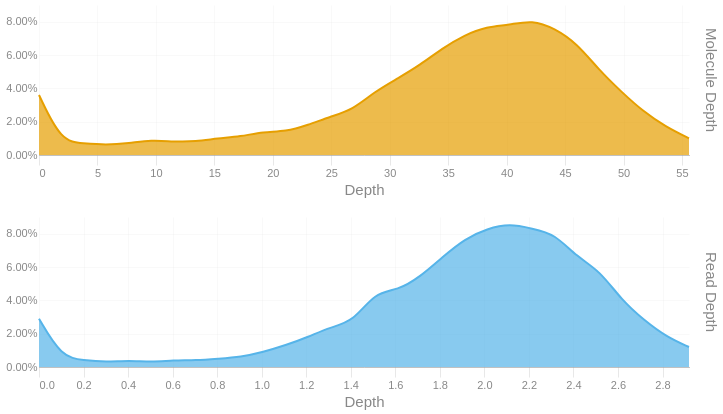

Notebook code cell kept with this figure:
### Code cell
readdep = depth_hist(tb['Read Depth'], q99, 3)
readdep = readdep.with_columns(pl.lit('Read Depth').alias('Metric'))
if not SKIPLR:
    moldep = depth_hist(tb['Molecule Depth'], mol_q99, 1)
    moldep = moldep.with_columns(pl.lit('Molecule Depth').alias('Metric'))
    _hist = pl.concat([readdep, moldep])
    _hist = _hist.filter(pl.col('Proportion') != 0)
    with SafeRender(_hist):
        (
            alt.Chart(_hist)        
            .mark_area(interpolate = "basis")
            .encode(
                x=alt.X('Bin:Q').scale(domainMin=0).axis(alt.Axis(title='Depth')),
                y = alt.Y('Proportion:Q', title = None).axis(format = '.2%'),
                color = alt.Color('Metric:N').legend(None),
                row = alt.Row("Metric:N").header(title = None, labelOrient = 'right'),
                tooltip = [
                    alt.Tooltip("Metric:N", title = "Metric"),
                    alt.Tooltip('Interval:N', title = "Depth Interval"),
                    alt.Tooltip('Proportion:Q', title = "% Alignments").format('.2%')
                ]
            )
            .resolve_scale(x='independent', y='independent')
            .properties(
                height = 150, width = 650,
                usermeta={'embedOptions': {'downloadFileName': f'{samplename}.depth.hist'}}
            )
        ).display()
else:
    readdep = readdep.filter(pl.col('Proportion') != 0)
    with SafeRender(readdep):
        (
            alt.Chart(readdep)        
            .mark_area(interpolate = "basis")
            .encode(
                x=alt.X('Bin:Q').scale(domainMin=0).axis(alt.Axis(title='Depth')),
                y = alt.Y('Proportion:Q', title = None).axis(format = '.2%'),
                tooltip = [
                    alt.Tooltip('Interval:N', title = "Depth Interval"),
                    alt.Tooltip('Proportion:Q', title = "% Alignments").format('.2%')
                ]
            )
            .properties(
                usermeta={'embedOptions': {'downloadFileName': f'{samplename}.depth.hist'}}
            )
        ).display()

### Figure 1 — Vega-Lite specification as saved in the notebook (floating-point values rounded to 4 significant figures)
{"width": 650, "height": 150, "config": {"title": {"anchor": "start", "dy": -15, "fontSize": 18, "color": "#888888", "subtitleColor": "#888888", "subtitleFontSize": 14}, "arc": {"fill": "#0072B2"}, "axis": {"domainColor": "#888888", "domainWidth": 0.5, "gridWidth": 0.2, "grid": false, "titleFontWeight": 400, "titleFontSize": 15, "labelFontSize": 11, "labelColor": "#888888", "tickColor": "#888888", "tickWidth": 0.2, "titleColor": "#888888"}, "axisBand": {"grid": false}, "axisX": {"grid": true, "tickSize": 10, "domainCap": "round"}, "axisY": {"domain": false, "grid": true, "tickSize": 0, "domainCap": "round"}, "background": "transparent", "header": {"labelFontSize": 15, "labelColor": "#888888", "titleFontSize": 15, "titleFontWeight": 600, "titleColor": "#888888"}, "legend": {"labelFont": "sans-serif", "labelFontSize": 12, "labelColor": "#888888", "symbolSize": 100, "symbolType": "circle", "titleFontSize": 12, "titlePadding": 10, "titleColor": "#888888", "title": null}, "range": {"category": ["#E69F00", "#56B4E9", "#009E73", "#F0E442", "#0072B2", "#D55E00", "#CC79A7", "#000000"], "diverging": ["#cfe8f3", "#a2d4ec", "#73bfe2", "#46abdb", "#1696d2", "#12719e"]}, "area": {"fill": "#0072B2", "fillOpacity": 0.7, "line": true, "strokeOpacity": 0.7}, "line": {"color": "#0072B2", "stroke": "#0072B2", "strokeWidth": 2}, "trail": {"color": "#0072B2", "stroke": "#0072B2", "strokeWidth": 0, "size": 1}, "point": {"filled": true, "fillOpacity": 1.0, "size": 95}, "text": {"color": "#888888", "fontSize": 11, "align": "right", "fontWeight": 400, "size": 11}, "bar": {"fill": "#0072B2", "stroke": null}, "view": {"stroke": null, "continuousWidth": 660, "continuousHeight": 400}}, "data": {"name": "data-f15b88506da9f5857690915285372c26"}, "mark": {"type": "area", "interpolate": "basis"}, "encoding": {"color": {"field": "Metric", "legend": null, "type": "nominal"}, "row": {"field": "Metric", "header": {"title": null, "labelOrient": "right"}, "type": "nominal"}, "tooltip": [{"field": "Metric", "title": "Metric", "type": "nominal"}, {"field": "Interval", "title": "Depth Interval", "type": "nominal"}, {"field": "Proportion", "format": ".2%", "title": "% Alignments", "type": "quantitative"}], "x": {"axis": {"title": "Depth"}, "field": "Bin", "scale": {"domainMin": 0}, "type": "quantitative"}, "y": {"axis": {"format": ".2%"}, "field": "Proportion", "title": null, "type": "quantitative"}}, "resolve": {"scale": {"x": "independent", "y": "independent"}}, "usermeta": {"embedOptions": {"downloadFileName": "S3_Annapolis_283.depth.hist"}}, "$schema": "https://vega.github.io/schema/vega-lite/v6.1.0.json", "datasets": {"data-f15b88506da9f5857690915285372c26": [{"Bin": 0.0, "Interval": "0.0-0.101", "Proportion": 0.029, "Metric": "Read Depth"}, {"Bin": 0.101, "Interval": "0.101-0.201", "Proportion": 0.006, "Metric": "Read Depth"}, {"Bin": 0.201, "Interval": "0.201-0.302", "Proportion": 0.004, "Metric": "Read Depth"}, {"Bin": 0.302, "Interval": "0.302-0.403", "Proportion": 0.003, "Metric": "Read Depth"}, {"Bin": 0.403, "Interval": "0.403-0.503", "Proportion": 0.004, "Metric": "Read Depth"}, {"Bin": 0.503, "Interval": "0.503-0.604", "Proportion": 0.003, "Metric": "Read Depth"}, {"Bin": 0.604, "Interval": "0.604-0.705", "Proportion": 0.004, "Metric": "Read Depth"}, {"Bin": 0.705, "Interval": "0.705-0.805", "Proportion": 0.004, "Metric": "Read Depth"}, {"Bin": 0.805, "Interval": "0.805-0.906", "Proportion": 0.005, "Metric": "Read Depth"}, {"Bin": 0.906, "Interval": "0.906-1.007", "Proportion": 0.006, "Metric": "Read Depth"}, {"Bin": 1.007, "Interval": "1.007-1.107", "Proportion": 0.009, "Metric": "Read Depth"}, {"Bin": 1.107, "Interval": "1.107-1.208", "Proportion": 0.013, "Metric": "Read Depth"}, {"Bin": 1.208, "Interval": "1.208-1.309", "Proportion": 0.018, "Metric": "Read Depth"}, {"Bin": 1.309, "Interval": "1.309-1.409", "Proportion": 0.024, "Metric": "Read Depth"}, {"Bin": 1.409, "Interval": "1.409-1.51", "Proportion": 0.027, "Metric": "Read Depth"}, {"Bin": 1.51, "Interval": "1.51-1.611", "Proportion": 0.045, "Metric": "Read Depth"}, {"Bin": 1.611, "Interval": "1.611-1.711", "Proportion": 0.046, "Metric": "Read Depth"}, {"Bin": 1.711, "Interval": "1.711-1.812", "Proportion": 0.054, "Metric": "Read Depth"}, {"Bin": 1.812, "Interval": "1.812-1.913", "Proportion": 0.066, "Metric": "Read Depth"}, {"Bin": 1.913, "Interval": "1.913-2.013", "Proportion": 0.077, "Metric": "Read Depth"}, {"Bin": 2.013, "Interval": "2.013-2.114", "Proportion": 0.083, "Metric": "Read Depth"}, {"Bin": 2.114, "Interval": "2.114-2.215", "Proportion": 0.086, "Metric": "Read Depth"}, {"Bin": 2.215, "Interval": "2.215-2.315", "Proportion": 0.083, "Metric": "Read Depth"}, {"Bin": 2.315, "Interval": "2.315-2.416", "Proportion": 0.08, "Metric": "Read Depth"}, {"Bin": 2.416, "Interval": "2.416-2.517", "Proportion": 0.066, "Metric": "Read Depth"}, {"Bin": 2.517, "Interval": "2.517-2.617", "Proportion": 0.058, "Metric": "Read Depth"}, {"Bin": 2.617, "Interval": "2.617-2.718", "Proportion": 0.04, "Metric": "Read Depth"}, {"Bin": 2.718, "Interval": "2.718-2.819", "Proportion": 0.028, "Metric": "Read Depth"}, {"Bin": 2.819, "Interval": "2.819-2.919", "Proportion": 0.018, "Metric": "Read Depth"}, {"Bin": 2.919, "Interval": "2.919-3.02", "Proportion": 0.012, "Metric": "Read Depth"}, {"Bin": 0.0, "Interval": "0.0-1.9", "Proportion": 0.036, "Metric": "Molecule Depth"}, {"Bin": 1.9, "Interval": "1.9-3.8", "Proportion": 0.008, "Metric": "Molecule Depth"}, {"Bin": 3.8, "Interval": "3.8-5.7", "Proportion": 0.007, "Metric": "Molecule Depth"}, {"Bin": 5.7, "Interval": "5.7-7.7", "Proportion": 0.006, "Metric": "Molecule Depth"}, {"Bin": 7.7, "Interval": "7.7-9.6", "Proportion": 0.007, "Metric": "Molecule Depth"}, {"Bin": 9.6, "Interval": "9.6-11.5", "Proportion": 0.009, "Metric": "Molecule Depth"}, {"Bin": 11.5, "Interval": "11.5-13.4", "Proportion": 0.008, "Metric": "Molecule Depth"}, {"Bin": 13.4, "Interval": "13.4-15.3", "Proportion": 0.008, "Metric": "Molecule Depth"}, {"Bin": 15.3, "Interval": "15.3-17.2", "Proportion": 0.01, "Metric": "Molecule Depth"}, {"Bin": 17.2, "Interval": "17.2-19.2", "Proportion": 0.011, "Metric": "Molecule Depth"}, {"Bin": 19.2, "Interval": "19.2-21.1", "Proportion": 0.014, "Metric": "Molecule Depth"}, {"Bin": 21.1, "Interval": "21.1-23.0", "Proportion": 0.014, "Metric": "Molecule Depth"}, {"Bin": 23.0, "Interval": "23.0-24.9", "Proportion": 0.018, "Metric": "Molecule Depth"}, {"Bin": 24.9, "Interval": "24.9-26.8", "Proportion": 0.023, "Metric": "Molecule Depth"}, {"Bin": 26.8, "Interval": "26.8-28.7", "Proportion": 0.027, "Metric": "Molecule Depth"}, {"Bin": 28.7, "Interval": "28.7-30.7", "Proportion": 0.038, "Metric": "Molecule Depth"}, {"Bin": 30.7, "Interval": "30.7-32.6", "Proportion": 0.046, "Metric": "Molecule Depth"}, {"Bin": 32.6, "Interval": "32.6-34.5", "Proportion": 0.054, "Metric": "Molecule Depth"}, {"Bin": 34.5, "Interval": "34.5-36.4", "Proportion": 0.064, "Metric": "Molecule Depth"}, {"Bin": 36.4, "Interval": "36.4-38.3", "Proportion": 0.072, "Metric": "Molecule Depth"}, {"Bin": 38.3, "Interval": "38.3-40.2", "Proportion": 0.077, "Metric": "Molecule Depth"}, {"Bin": 40.2, "Interval": "40.2-42.2", "Proportion": 0.078, "Metric": "Molecule Depth"}, {"Bin": 42.2, "Interval": "42.2-44.1", "Proportion": 0.081, "Metric": "Molecule Depth"}, {"Bin": 44.1, "Interval": "44.1-46.0", "Proportion": 0.076, "Metric": "Molecule Depth"}, {"Bin": 46.0, "Interval": "46.0-47.9", "Proportion": 0.067, "Metric": "Molecule Depth"}, {"Bin": 47.9, "Interval": "47.9-49.8", "Proportion": 0.051, "Metric": "Molecule Depth"}, {"Bin": 49.8, "Interval": "49.8-51.7", "Proportion": 0.038, "Metric": "Molecule Depth"}, {"Bin": 51.7, "Interval": "51.7-53.6", "Proportion": 0.026, "Metric": "Molecule Depth"}, {"Bin": 53.6, "Interval": "53.6-55.6", "Proportion": 0.017, "Metric": "Molecule Depth"}, {"Bin": 55.6, "Interval": "55.6-57.48", "Proportion": 0.01, "Metric": "Molecule Depth"}]}}
